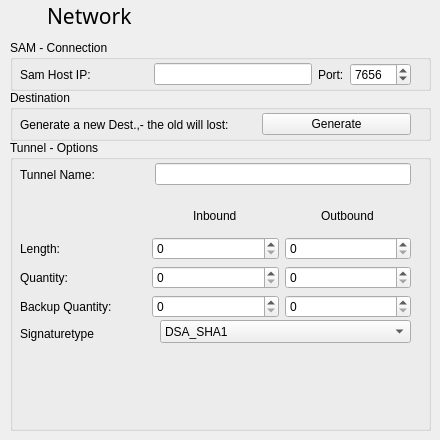
      <widget class="QWidget" name="network_Page">
       <widget class="QWidget" name="layoutWidget_20">
        <property name="geometry">
         <rect>
          <x>10</x>
          <y>0</y>
          <width>123</width>
          <height>32</height>
         </rect>
        </property>
        <layout class="QGridLayout">
         <property name="leftMargin">
          <number>0</number>
         </property>
         <property name="topMargin">
          <number>0</number>
         </property>
         <property name="rightMargin">
          <number>0</number>
         </property>
         <property name="bottomMargin">
          <number>0</number>
         </property>
         <property name="spacing">
          <number>6</number>
         </property>
         <item row="0" column="0">
          <widget class="QLabel" name="networkiconlabel">
           <property name="maximumSize">
            <size>
             <width>32</width>
             <height>32</height>
            </size>
           </property>
           <property name="text">
            <string/>
           </property>
           <property name="pixmap">
            <pixmap resource="resourcen.qrc">:/icons/socket24.png</pixmap>
           </property>
           <property name="alignment">
            <set>Qt::AlignCenter</set>
           </property>
          </widget>
         </item>
         <item row="0" column="1">
          <widget class="QLabel" name="networkLabel">
           <property name="minimumSize">
            <size>
             <width>0</width>
             <height>30</height>
            </size>
           </property>
           <property name="font">
            <font>
             <family>Sans Serif</family>
             <pointsize>16</pointsize>
             <weight>75</weight>
             <italic>true</italic>
             <bold>true</bold>
             <underline>true</underline>
             <strikeout>false</strikeout>
            </font>
           </property>
           <property name="text">
            <string>&lt;!DOCTYPE HTML PUBLIC &quot;-//W3C//DTD HTML 4.0//EN&quot; &quot;http://www.w3.org/TR/REC-html40/strict.dtd&quot;&gt;
&lt;html&gt;&lt;head&gt;&lt;meta name=&quot;qrichtext&quot; content=&quot;1&quot; /&gt;&lt;style type=&quot;text/css&quot;&gt;
p, li { white-space: pre-wrap; }
&lt;/style&gt;&lt;/head&gt;&lt;body style=&quot; font-family:'Sans Serif'; font-size:16pt; font-weight:600; font-style:italic;&quot;&gt;
&lt;p style=&quot; margin-top:12px; margin-bottom:12px; margin-left:0px; margin-right:0px; -qt-block-indent:0; text-indent:0px; text-decoration: underline;&quot;&gt;&lt;span style=&quot; font-weight:400; font-style:normal; text-decoration:none;&quot;&gt;Network&lt;/span&gt;&lt;/p&gt;&lt;/body&gt;&lt;/html&gt;</string>
           </property>
           <property name="alignment">
            <set>Qt::AlignLeading|Qt::AlignLeft|Qt::AlignVCenter</set>
           </property>
          </widget>
         </item>
        </layout>
       </widget>
       <widget class="QGroupBox" name="groupBox_8">
        <property name="geometry">
         <rect>
          <x>10</x>
          <y>140</y>
          <width>421</width>
          <height>291</height>
         </rect>
        </property>
        <property name="title">
         <string>Tunnel - Options</string>
        </property>
        <widget class="QWidget" name="layoutWidget_8">
         <property name="geometry">
          <rect>
           <x>10</x>
           <y>20</y>
           <width>391</width>
           <height>29</height>
          </rect>
         </property>
         <layout class="QHBoxLayout" name="horizontalLayout_7">
          <item>
           <widget class="QLabel" name="label_9">
            <property name="text">
             <string>Tunnel Name:                </string>
            </property>
           </widget>
          </item>
          <item>
           <widget class="QLineEdit" name="lineEdit"/>
          </item>
         </layout>
        </widget>
        <widget class="QWidget" name="layoutWidget_7">
         <property name="geometry">
          <rect>
           <x>10</x>
           <y>60</y>
           <width>391</width>
           <height>118</height>
          </rect>
         </property>
         <layout class="QGridLayout" name="gridLayout_10">
          <item row="2" column="1">
           <widget class="QSpinBox" name="spinBox_5"/>
          </item>
          <item row="3" column="2">
           <widget class="QSpinBox" name="spinBox_7"/>
          </item>
          <item row="3" column="0">
           <widget class="QLabel" name="label_12">
            <property name="text">
             <string>Backup Quantity:</string>
            </property>
           </widget>
          </item>
          <item row="0" column="2" alignment="Qt::AlignHCenter">
           <widget class="QLabel" name="label_14">
            <property name="text">
             <string>Outbound</string>
            </property>
           </widget>
          </item>
          <item row="2" column="2">
           <widget class="QSpinBox" name="spinBox_9"/>
          </item>
          <item row="3" column="1">
           <widget class="QSpinBox" name="spinBox_6"/>
          </item>
          <item row="1" column="2">
           <widget class="QSpinBox" name="spinBox_8"/>
          </item>
          <item row="1" column="1">
           <widget class="QSpinBox" name="spinBox_4"/>
          </item>
          <item row="1" column="0">
           <widget class="QLabel" name="label_10">
            <property name="text">
             <string>Length:                       </string>
            </property>
           </widget>
          </item>
          <item row="2" column="0">
           <widget class="QLabel" name="label_11">
            <property name="text">
             <string>Quantity:</string>
            </property>
           </widget>
          </item>
          <item row="0" column="1" alignment="Qt::AlignHCenter">
           <widget class="QLabel" name="label_15">
            <property name="text">
             <string>Inbound</string>
            </property>
           </widget>
          </item>
         </layout>
        </widget>
        <widget class="QComboBox" name="comboBox_Signature">
         <property name="enabled">
          <bool>true</bool>
         </property>
         <property name="geometry">
          <rect>
           <x>150</x>
           <y>180</y>
           <width>251</width>
           <height>23</height>
          </rect>
         </property>
         <item>
          <property name="text">
           <string extracomment="Default">DSA_SHA1</string>
          </property>
         </item>
         <item>
          <property name="text">
           <string>ECDSA_SHA256_P256</string>
          </property>
         </item>
         <item>
          <property name="text">
           <string>ECDSA_SHA384_P384</string>
          </property>
         </item>
         <item>
          <property name="text">
           <string>ECDSA_SHA512_P521</string>
          </property>
         </item>
        </widget>
        <widget class="QLabel" name="label_13">
         <property name="geometry">
          <rect>
           <x>10</x>
           <y>180</y>
           <width>148</width>
           <height>27</height>
          </rect>
         </property>
         <property name="text">
          <string>Signaturetype </string>
         </property>
        </widget>
       </widget>
       <widget class="QGroupBox" name="groupBox_7">
        <property name="geometry">
         <rect>
          <x>10</x>
          <y>40</y>
          <width>421</width>
          <height>51</height>
         </rect>
        </property>
        <property name="title">
         <string>SAM - Connection</string>
        </property>
        <widget class="QWidget" name="layoutWidget_9">
         <property name="geometry">
          <rect>
           <x>10</x>
           <y>20</y>
           <width>391</width>
           <height>29</height>
          </rect>
         </property>
         <layout class="QHBoxLayout" name="horizontalLayout_5">
          <item>
           <widget class="QLabel" name="label_17">
            <property name="text">
             <string>Sam Host IP:                 </string>
            </property>
           </widget>
          </item>
          <item>
           <widget class="QLineEdit" name="lineEdit_3"/>
          </item>
          <item>
           <widget class="QLabel" name="label_18">
            <property name="text">
             <string>Port:</string>
            </property>
           </widget>
          </item>
          <item>
           <widget class="QSpinBox" name="spinBox_10">
            <property name="maximum">
             <number>65000</number>
            </property>
            <property name="value">
             <number>7656</number>
            </property>
           </widget>
          </item>
         </layout>
        </widget>
       </widget>
       <widget class="QGroupBox" name="groupBox_17">
        <property name="geometry">
         <rect>
          <x>10</x>
          <y>90</y>
          <width>421</width>
          <height>51</height>
         </rect>
        </property>
        <property name="title">
         <string>Destination</string>
        </property>
        <widget class="QWidget" name="layoutWidget_10">
         <property name="geometry">
          <rect>
           <x>10</x>
           <y>20</y>
           <width>391</width>
           <height>29</height>
          </rect>
         </property>
         <layout class="QHBoxLayout" name="horizontalLayout_6">
          <item>
           <widget class="QLabel" name="label_26">
            <property name="text">
             <string>Generate a new Dest.,- the old will lost:        </string>
            </property>
           </widget>
          </item>
          <item>
           <widget class="QPushButton" name="cmd_DestinationGenerate">
            <property name="text">
             <string>Generate</string>
            </property>
           </widget>
          </item>
         </layout>
        </widget>
       </widget>
      </widget>
